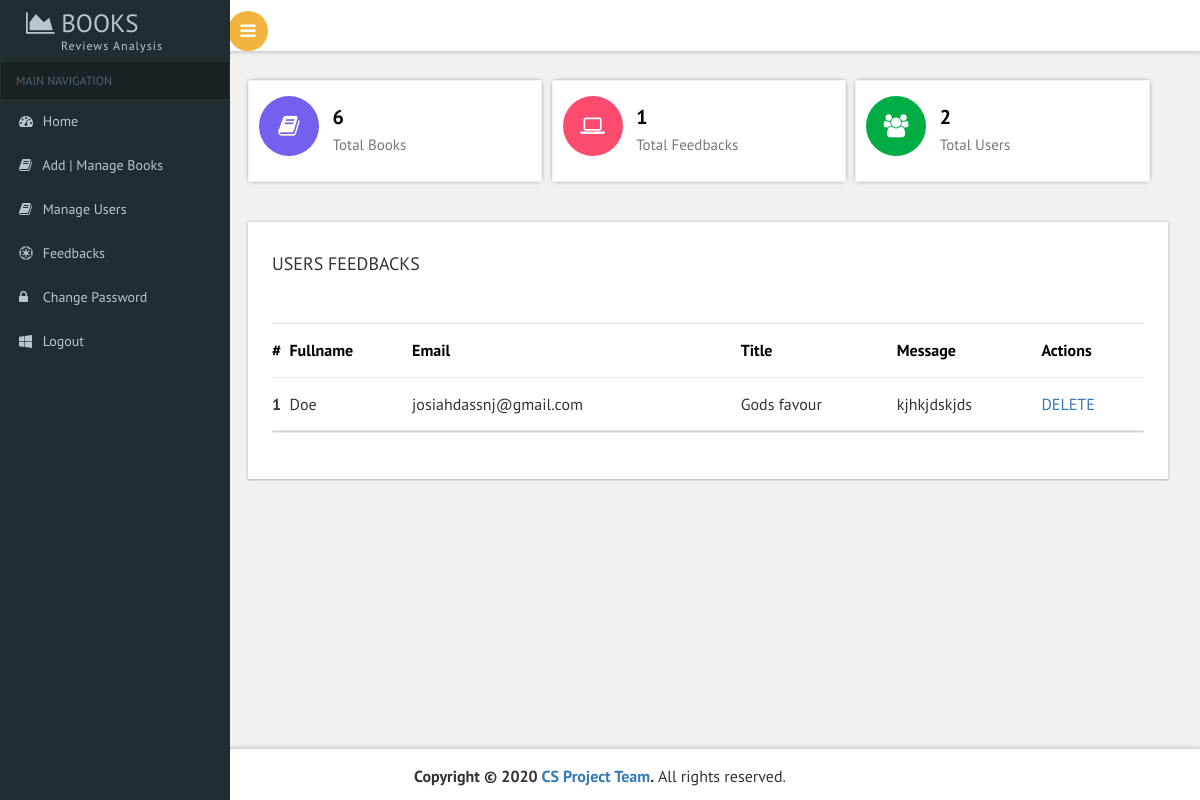
The page /feedbacks.php (signed in) on the database its author committed.
### tables this page shows
CREATE TABLE `contact` (
  `contact_id` int(11) NOT NULL,
  `fullname` varchar(60) NOT NULL,
  `email` varchar(60) NOT NULL,
  `title` varchar(500) NOT NULL,
  `message` varchar(10000) NOT NULL,
  `date` datetime NOT NULL,
  `status` varchar(8) NOT NULL
);

### feedbacks.php (the view, shortened to what this page needs)
<?php
include 'includes/connection.php';
?>
<!DOCTYPE HTML>
<html>
    <head>
        <link href="css/bootstrap.css" rel='stylesheet' type='text/css' />
        <link href="css/style.css" rel='stylesheet' type='text/css' />
        <link href="css/font-awesome.css" rel="stylesheet">
        <link href='css/SidebarNav.min.css' media='all' rel='stylesheet' type='text/css'/>
        <link href="css/custom.css" rel="stylesheet">
        <link href="css/owl.carousel.css" rel="stylesheet">
    </head>
    <body class="cbp-spmenu-push">
        <div class="main-content">
            <?php
            include 'includes/sidebar.php';
            ?>
            <?php
            include 'includes/header.php';
            ?>
            <div id="page-wrapper">
                <div class="main-page">
                    <?php
                    include 'includes/dashboard.php';
                    ?>
                    <div class="row widgettable">
                        <div style="width:100%; height: 100%; margin-left:0px;  margin-top: 30px !important;" class="col-md-12 general-grids grids-right widget-shadow">
                            <h4 class="title2">USERS FEEDBACKS</h4>
                            <div style="width:100%; height: 100%;" id="myTabContent" class="tab-content scrollbar1">
                                <div role="tabpanel" class="tab-pane fade active in" id="profile" aria-labelledby="profile-tab">
                                    <div class="bs-example widget-shadow" data-example-id="contextual-table">
                                        <table class="table">
                                            <thead>
                                                <tr>
                                                    <th>#</th>
                                                    <th>Fullname</th>
                                                    <th>Email</th>
                                                    <th>Title</th>
                                                    <th>Message</th>
                                                    <th>Actions</th>
                                                </tr>
                                            </thead>
                                            <tbody>
                                                <?php
                                                $result = mysqli_query($conn, "select * from contact");
                                                $a = 1;
                                                while ($row = mysqli_fetch_array($result)) {
                                                    $cid = $row["contact_id"];
                                                    $fullname = $row["fullname"];
                                                    $title = $row["title"];
                                                    $msg = $row["message"];
                                                    $uemail = $row["email"];
                                                    ?>
                                                    <tr class="">
                                                        <th scope="row"><?php echo $a; ?></th>
                                                        <td><?php echo $fullname; ?></td>
                                                        <td><?php echo $uemail; ?></td>
                                                        <td><?php echo $title; ?></td>
                                                        <td><?php echo $msg; ?></td>
                                                        <td><a href="feedbacks?del=<?php echo $cid; ?>">DELETE</a></td>
                                                    </tr>
                                                    <?php
                                                    $a++;
                                                }
                                                ?>
                                            </tbody>
                                        </table>
                                    </div>
                                </div>
                            </div>
                        </div>
                    </div>
                    <link rel="stylesheet" href="css/export.css" type="text/css" media="all" />
                </div>
            </div>
            <?php
            include 'includes/footer.php';
            ?>
        </div>
    </body>
</html>

### css/custom.css (style rules this page uses)
#page-wrapper { padding:5em 2em 2.5em; background-color: #F1F1F1; }

### rows shown on the page
contact: fullname "Doe", email "josiahdassnj@gmail.com", title "Gods favour", message "kjhkjdskjds"

### other values the page prints
$num_books "6"
$num_contact "1"
$num_users "2"
